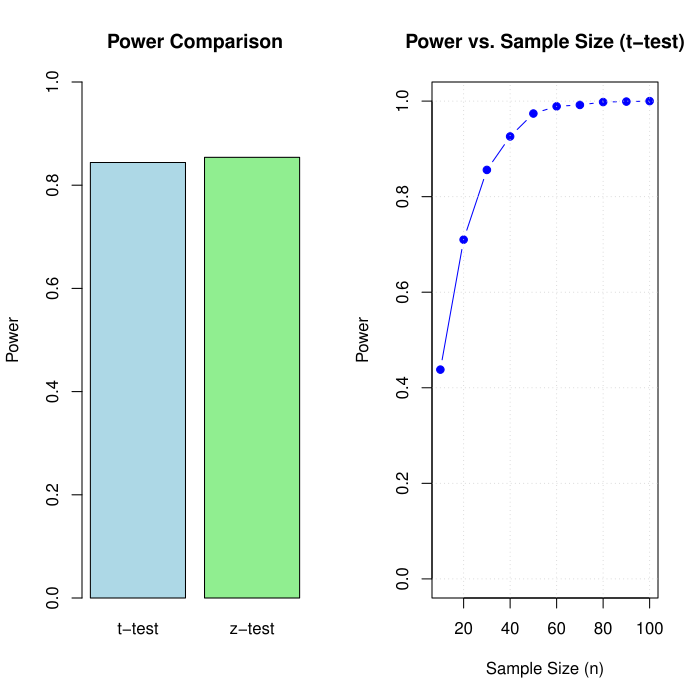

Generate this figure with R:
# Parameters
mu0 <- 5      # Null hypothesis mean
mu1 <- 6      # Alternative hypothesis mean
sigma <- 2    # Population standard deviation
n <- 30       # Sample size
alpha <- 0.05 # Significance level
N_sim <- 1000 # Number of simulations

# Initialize power counters
power_t_test <- 0
power_z_test <- 0

# Simulation
set.seed(123)
for (i in 1:N_sim) {
  # Simulate data under H1 (true mean = mu1)
  data <- rnorm(n, mean = mu1, sd = sigma)
  
  # Perform one-sample t-test
  t_test <- t.test(data, mu = mu0, alternative = "greater")
  if (t_test$p.value < alpha) {
    power_t_test <- power_t_test + 1
  }
  
  # Perform z-test
  z_stat <- (mean(data) - mu0) / (sigma / sqrt(n))
  z_critical <- qnorm(1 - alpha)
  if (z_stat > z_critical) {
    power_z_test <- power_z_test + 1
  }
}

# Calculate and print powers
power_t_test <- power_t_test / N_sim
power_z_test <- power_z_test / N_sim

print(paste("Power of t-test:", round(power_t_test, 4)))
print(paste("Power of z-test:", round(power_z_test, 4)))

# Graphical Output
par(mfrow = c(1, 2))

# --- 1. Power comparison between t-test and z-test ---
barplot(
  c(power_t_test, power_z_test),
  names.arg = c("t-test", "z-test"),
  col = c("lightblue", "lightgreen"),
  main = "Power Comparison",
  ylab = "Power",
  ylim = c(0, 1)
)

# --- 2. Effect of sample size on power (t-test) ---
sample_sizes <- seq(10, 100, by = 10)
power_t <- sapply(sample_sizes, function(n) {
  sum(replicate(
    N_sim,
    t.test(rnorm(n, mean = mu1, sd = sigma), mu = mu0, alternative = "greater")$p.value < alpha
  )) / N_sim
})

plot(
  sample_sizes, power_t, type = "b", pch = 19, col = "blue",
  main = "Power vs. Sample Size (t-test)",
  xlab = "Sample Size (n)",
  ylab = "Power",
  ylim = c(0, 1)
)
grid()
